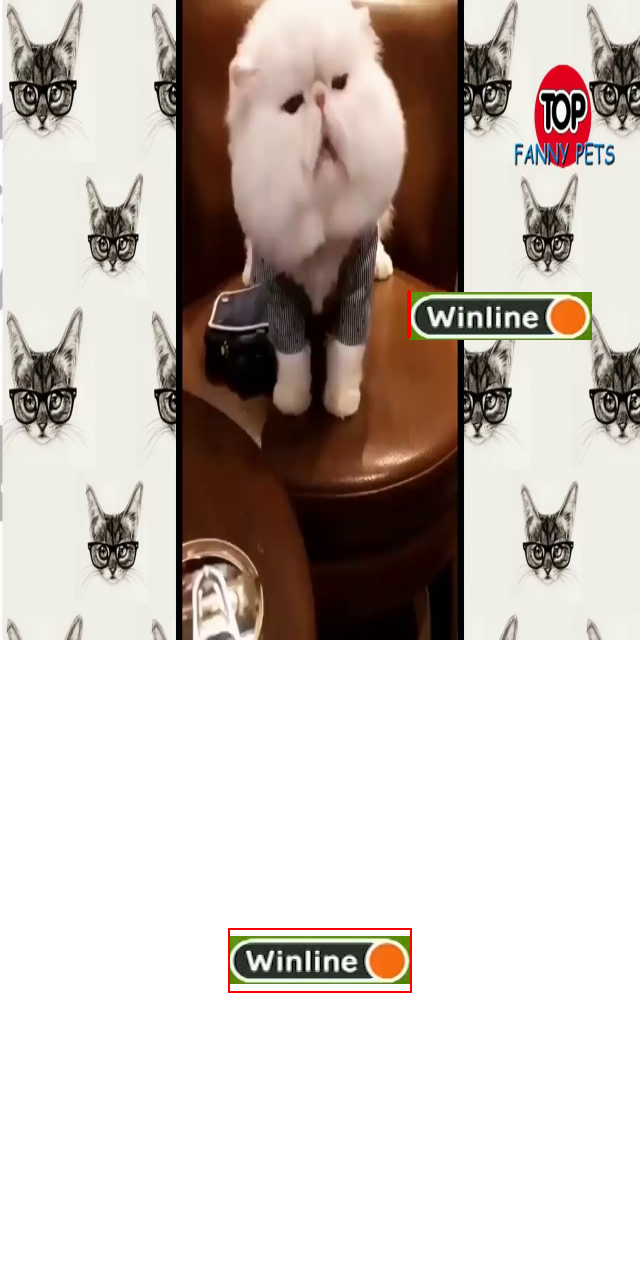
#> input picture notebooks/frame_0_combined_with_boxes.png, 640 x 1280 px, given in place of frame_0_combined.png, which was not available
$ jupyter execute change_image_size_on_all_folders.ipynb   (older library calls are emulated)
#> lines starting #> are read from the running program, lines starting #| are printed output that depends on the picture; pictures that were not available may be replaced by others from this repository, and a replacement may not be noted
[cell 1]
# resize image

[cell 2]
from PIL import Image

def resize_and_save_image(input_path, output_path, new_size):
#> called with new_size = (640, 720)
    with Image.open(input_path) as img:
#> img is the input picture: PIL image 640x1280 RGBA; mean R, G, B, A 206.2, 198.1, 192.5, 255
        resized_img = img.resize(new_size)
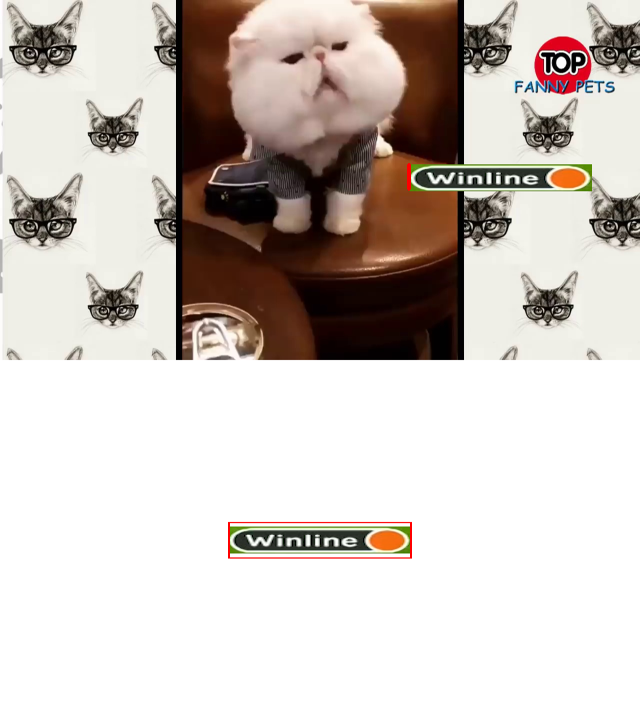
#> resized_img: PIL image 640x720 RGBA; mean R, G, B, A 206.2, 198.1, 192.4, 255
        resized_img.save(output_path)

# Замените "путь_к_изображению" и "новый_путь_к_изображению" на ваши реальные пути
input_image_path = r"D:\DataScience\Work\advertising_blurring\notebooks\tmp\frame_0_combined.png"
output_image_path = r"D:\DataScience\Work\advertising_blurring\notebooks\resized_frame_0_combined.png"
new_size = (640, 720)  # Новый размер изображения

resize_and_save_image(input_image_path, output_image_path, new_size)
print(f"Изображение изменено и сохранено по новому пути: {output_image_path}")

[cell 3]
from PIL import Image
import os
import cv2

# Путь к исходной папке с изображениями
image_folder =  r"D:\DataScience\Work\advertising_blurring\dataset\dataset_with_white_part_test\v2"

# Путь к папке для сохранения измененных изображений
output_folder = r"D:\DataScience\Work\advertising_blurring\notebooks\new_size_v2_test\v2"

# Размер, в который вы хотите изменить изображения
new_size = (640, 640)

# Создаем папку для сохранения измененных изображений, если она еще не существует
if not os.path.exists(output_folder):
    os.makedirs(output_folder)

# Перебираем все подпапки в исходной папке
for subdir, dirs, files in os.walk(image_folder):
    for file in files:
        # Полный путь к текущему изображению
        img_path = os.path.join(subdir, file)

        # Загружаем изображение с помощью OpenCV
        img = cv2.imread(img_path)
#> img: shape (1280, 640, 3)

        # Изменяем размер изображения
        img_resized = cv2.resize(img, new_size)
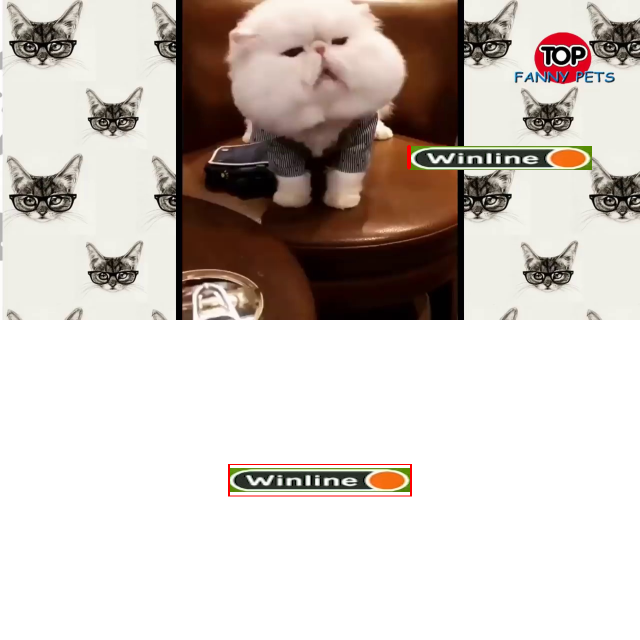
#> img_resized: shape (640, 640, 3); mean B, G, R 192.5, 198.1, 206.3

        # Получаем относительный путь к изображению относительно исходной папки
        relative_path = os.path.relpath(img_path, image_folder)

        # Создаем папку для сохранения измененных изображений в новой папке
        output_subfolder = os.path.join(output_folder, os.path.dirname(relative_path))
        if not os.path.exists(output_subfolder):
            os.makedirs(output_subfolder)

        # Полный путь для сохранения измененного изображения
        output_path = os.path.join(output_folder, relative_path)

        # Сохраняем измененное изображение
        cv2.imwrite(output_path, img_resized)

print("Изображения успешно изменены и сохранены в новом размере.")

$ run again, on notebooks/frame_10_combined_with_boxes.png
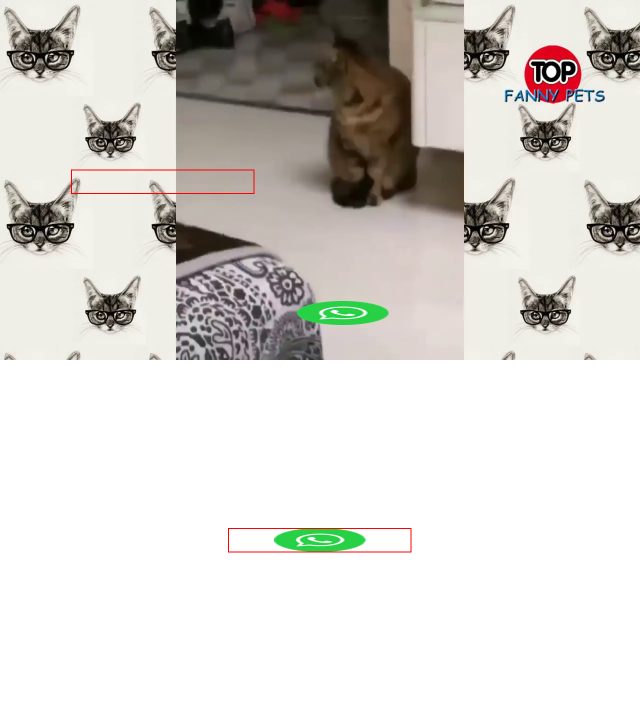
#> input picture notebooks/frame_10_combined_with_boxes.png, 1280 x 1440 px, given in place of frame_0_combined.png, which was not available (shown at 1/2 size)
#> in resize_and_save_image, img is the input picture: PIL image 1280x1440 RGBA; mean R, G, B, A 215.9, 213.3, 208.8, 255
#> in resize_and_save_image, `resized_img = img.resize(new_size)`:
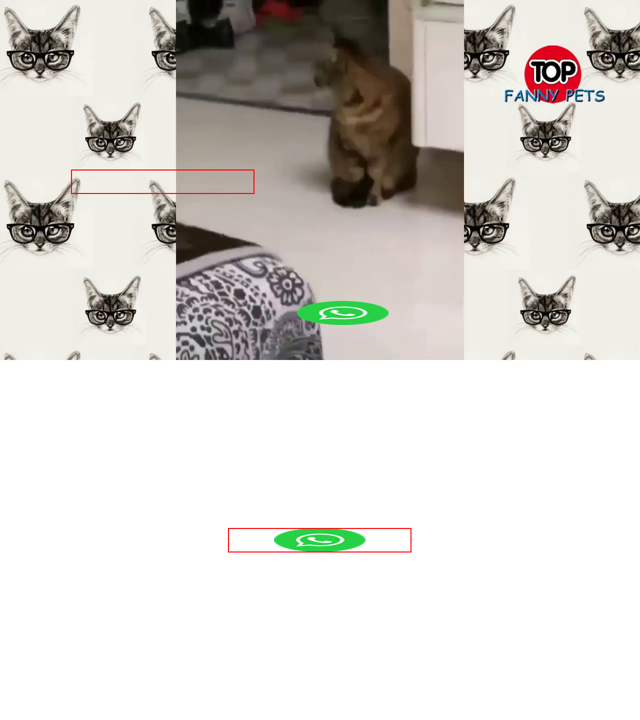
#> resized_img: PIL image 640x720 RGBA; mean R, G, B, A 215.9, 213.3, 208.8, 255; transparent parts drawn white
#> img: shape (1440, 1280, 3)
#> `img_resized = cv2.resize(img, new_size)`:
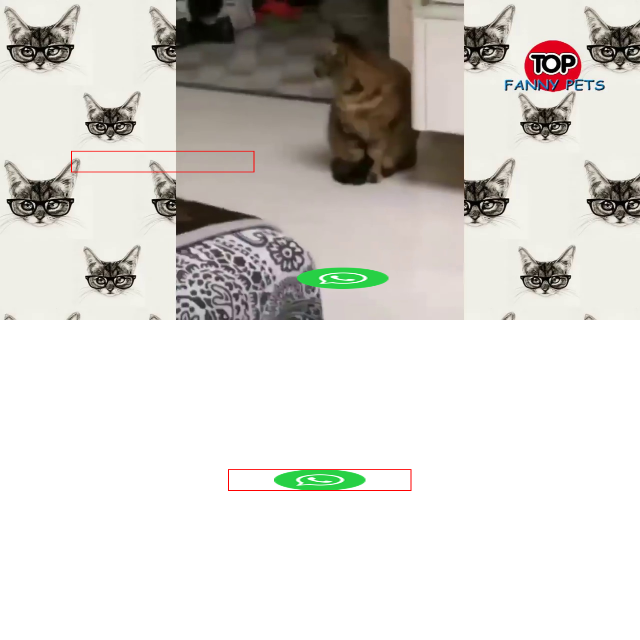
#> img_resized: shape (640, 640, 3); mean B, G, R 208.8, 213.3, 215.9
